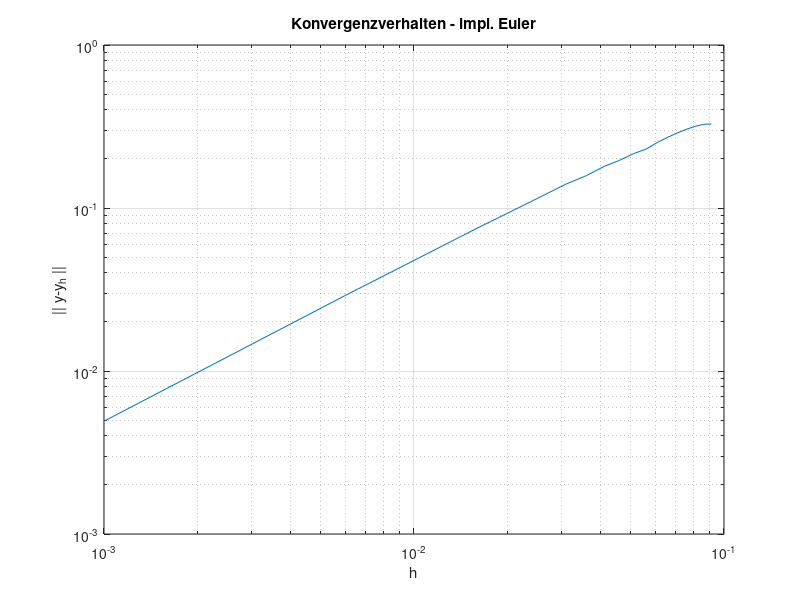

The MATLAB source for this figure:
%% HU3 Aufgabe H2 - a) Verfahren von Heun

clearvars
hmax = 0.1;                 % maximale Zeitschrittweite
hmin = 0.0001;              % minimale Zeitschrittweite
hh = flip(hmin:hmin:hmax);  % Zeitschwrittgrößen von hmax bis 0.0001

cc = 0;                     % norm fehlervektor initialisieren

% Problemdefinition
f = @(t,y) [y(2); -pi^2*y(1)]; y0=[1; 0];
yex = @(t) [cos(pi*t); -pi*sin(pi*t)];
%yy = y0; y=y0;

% Iteration über kleiner werdendes h
for h = hh(2:end)
    
    T = 1;          % Endzeit
    tt = 0:h:T;     % Zeitgitter
    y0=[1; 0];      % Reset der Startwerte/ Vektoren
    yy = y0; y=y0;
    
    % num. Approximation mit Heun
    for t=tt(2:end)
        y = y + h*(f(t,y)/2+(f(t+h,y+h*f(t,y)))/2); % Verfahren von Heun (explizite Trapezmethode)
        yy = [yy,y];
    end
    % exakte Lösung ausgewertet am Zeitgitter
    yyex=yex(tt);
    % norm. Fehler der num. Approximation
    c = norm((yyex(1,:)-yy(1,:)),'Inf');
    cc = [cc,c];
end

% Konvergenz plot
loglog(hh,cc)
title('Konvergenzverhalten - von Heun')
xlabel('h')
ylabel('|| y-y_h ||')
grid on


%% HU3 Aufgabe H2 - b) impliziter Euler

clearvars
hmax = 0.1;                 % maximale Zeitschrittweite
hmin = 0.001;              % minimale Zeitschrittweite
hh = flip(hmin:hmin*5:hmax);  % Zeitschwrittgrößen von hmax bis 0.0001

cc = 0;                     % norm fehlervektor initialisieren

% Problemdefinition
f = @(t,y) [y(2); -pi^2*y(1)]; y0=[1; 0];
yex = @(t) [cos(pi*t); -pi*sin(pi*t)];
%yy = y0; y=y0;

% Iteration über kleiner werdendes h
for h = hh(2:end)
    
    T = 1;          % Endzeit
    tt = 0:h:T;     % Zeitgitter
    y0=[1; 0];      % Reset der Startwerte/ Vektoren
    yy = y0; y=y0;
    
    % num. Approximation mit imp. Euler
    for t=tt(2:end)
        fun = @(y1) [y-y1-h*(f(t+h,y1))]; % impliziter Euler
        [y,fval]=fsolve(fun,y0);
        yy = [yy,y];
    end
    % exakte Lösung ausgewertet am Zeitgitter
    yyex=yex(tt);
    % norm. Fehler der num. Approximation
    c = norm((yyex(1,:)-yy(1,:)),'Inf');
    cc = [cc,c];
end

% Konvergenz plot
loglog(hh,cc)
title('Konvergenzverhalten - impl. Euler')
xlabel('h')
ylabel('|| y-y_h ||')
grid on